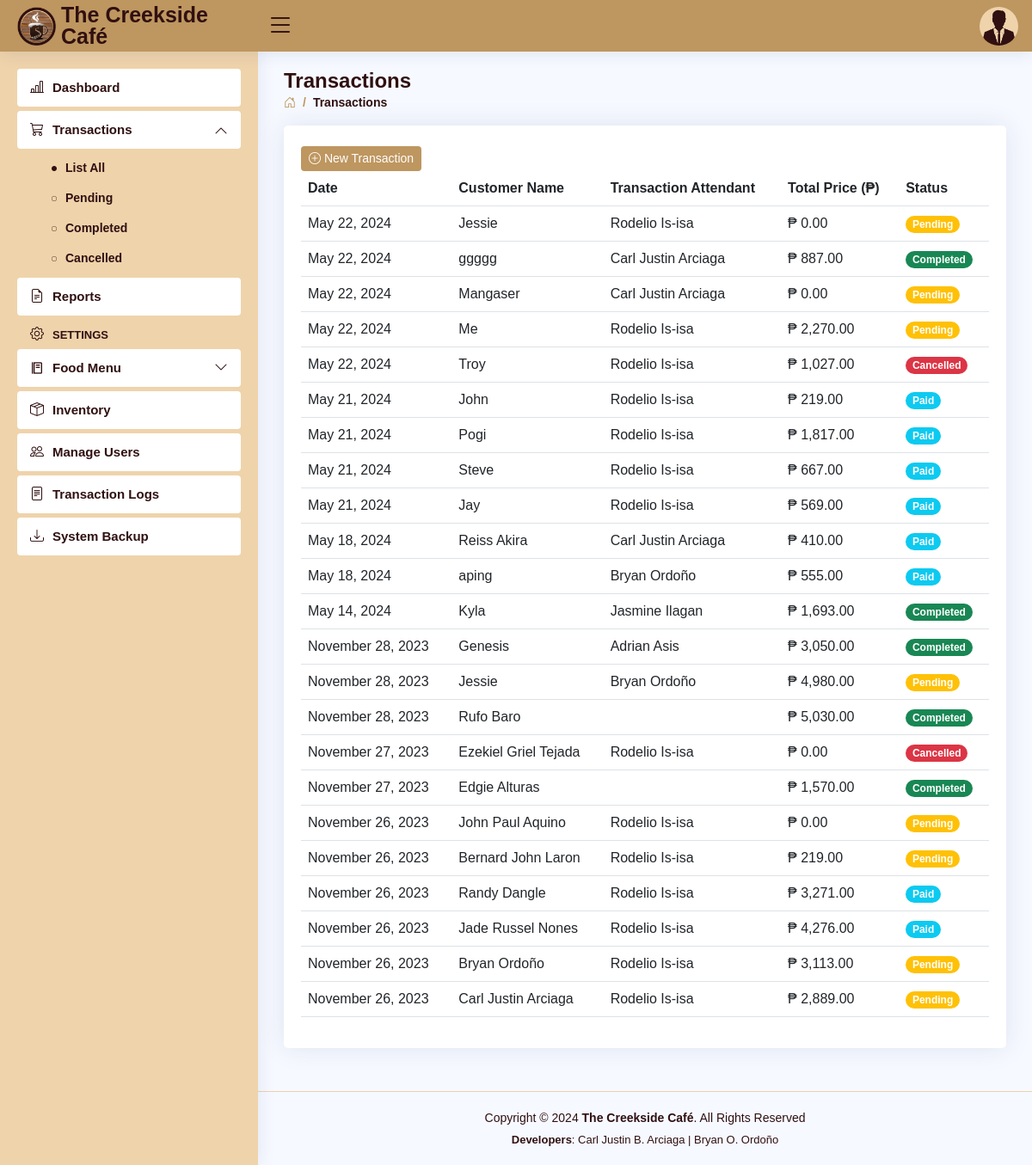
/transactions.php (signed in), run on an earlier commit of the app's database.
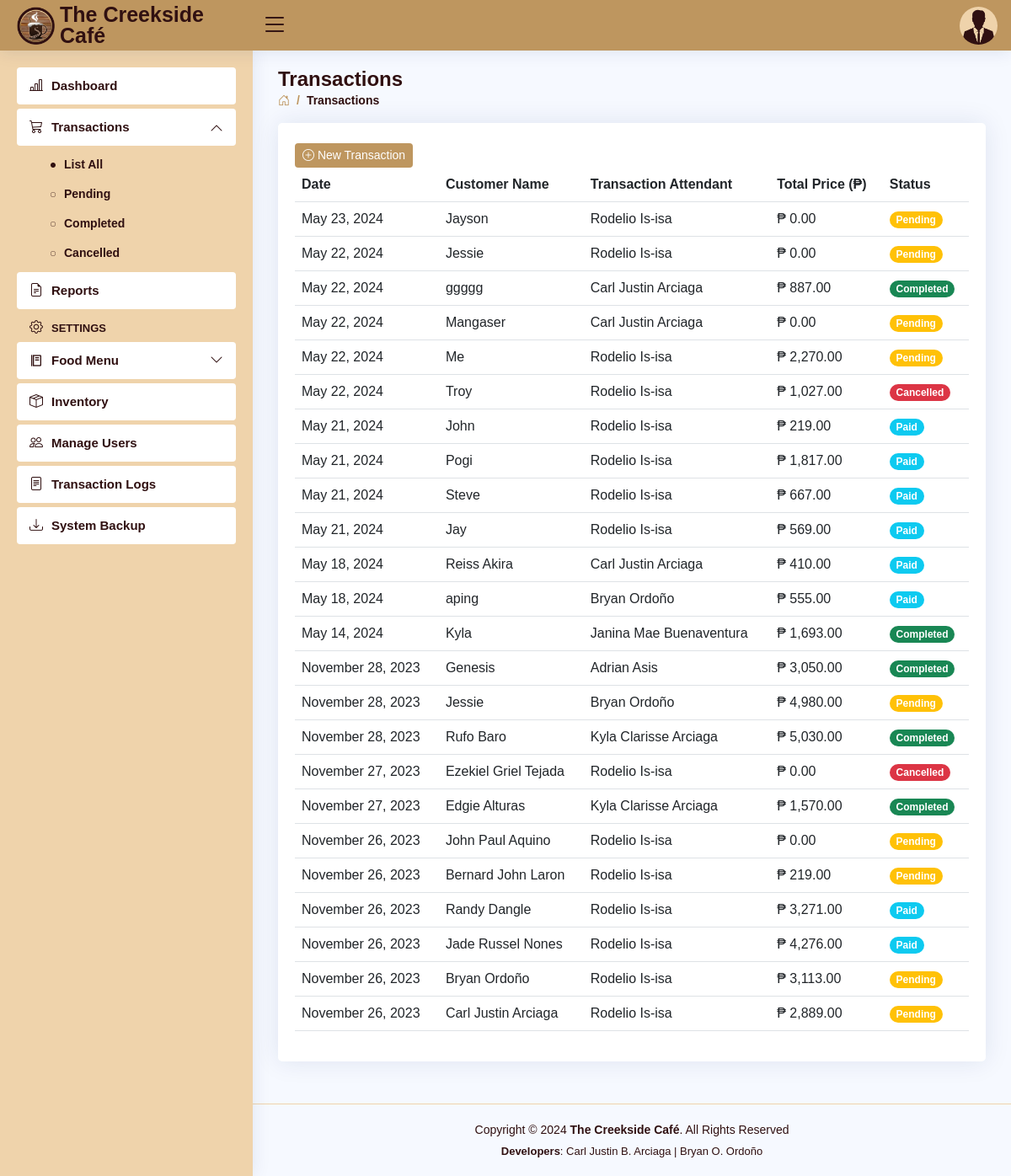
And on a later commit of the database.
### tables this page shows
CREATE TABLE `users` (
  `user_id` int(11) NOT NULL AUTO_INCREMENT,
  `role` varchar(5) DEFAULT NULL,
  `activity` varchar(11) NOT NULL DEFAULT 'Active',
  `fname` varchar(30) DEFAULT NULL,
  `mname` varchar(30) DEFAULT NULL,
  `lname` varchar(30) DEFAULT NULL,
  `bdate` date DEFAULT NULL,
  `sex` varchar(6) DEFAULT NULL,
  `province` varchar(15) DEFAULT NULL,
  `municipality` varchar(30) DEFAULT NULL,
  `barangay` varchar(30) DEFAULT NULL,
  `contact_no` varchar(11) DEFAULT NULL,
  `email` varchar(50) DEFAULT NULL,
  `username` varchar(50) DEFAULT NULL,
  `password` varchar(50) DEFAULT NULL,
  PRIMARY KEY (`user_id`)
);

CREATE TABLE `transactions` (
  `trans_id` int(11) NOT NULL AUTO_INCREMENT,
  `date` datetime NOT NULL DEFAULT current_timestamp(),
  `customer` varchar(30) NOT NULL,
  `total_price` decimal(10,2) NOT NULL,
  `user_id` int(11) NOT NULL,
  `status` varchar(11) NOT NULL,
  `delivery_method` varchar(20) DEFAULT NULL,
  `address` varchar(70) DEFAULT NULL,
  `delivery_date` date DEFAULT NULL,
  `date_paid` datetime NOT NULL,
  `date_delivered` datetime NOT NULL,
  `date_cancelled` datetime NOT NULL,
  PRIMARY KEY (`trans_id`)
);

### transactions.php (the view, shortened to what this page needs)
<!DOCTYPE html>
<html lang="en">
<head>
<?php
    include 'includes/links.php';
    include 'includes/header.php';
    include 'includes/sidebarAll.php';
 ?>
</head>
<body>
  <main id="main" class="main">
    <div class="pagetitle">
      <h1>Transactions</h1>
      <nav>
        <ol class="breadcrumb">
          <li class="breadcrumb-item"><a href="dashboard.php"><i class="bi bi-house-door"></i></a></li>
          <li class="breadcrumb-item active">Transactions</li>
        </ol>
      </nav>
    </div>
    <section class="section">
          <div class="card">
            <div class="card-body">
              <br>
              <button class="btn btn2 btn-sm" data-bs-toggle="modal" data-bs-target="#newTransaction"><i class="bi bi-plus-circle"></i> New Transaction</button>
              <table class="table table-hover datatable">
                <thead>
                  <tr>
                    <th scope="col">Date</th>
                    <th scope="col">Customer Name</th>
                    <th scope="col">Transaction Attendant</th>
                    <th scope="col">Total Price (₱)</th>
                    <th scope="col">Status</th>
                  </tr>
                </thead>
                <tbody>
  <?php
    include 'connection.php';
    $query = "SELECT transactions.*, concat(users.fname,' ',users.lname) as attendant FROM `transactions` LEFT JOIN `users` ON
     transactions.user_id = users.user_id ORDER BY date DESC";
    $result = $con->query($query);
    if ($result) {
      while ($row = $result->fetch_assoc()) {
        $customer = $row['customer'];
        $total_price = $row['total_price'];
        $attendant = $row['attendant'];
        $date = $row['date'];
        $status = $row['status'];?>
                  <tr>
                  <td><?php echo date('F j, Y', strtotime($date)); ?></td>
                    <td><?php echo $customer ?></td>
                    <td><?php echo $attendant ?></td>
                    <td>₱ <?php echo number_format($total_price, 2); ?></td>
            <?php if ($status === 'Completed') { ?>
                    <td><font class="badge bg-success rounded-pill"><b><?php echo $status ?></b></font></td>
            <?php
            } elseif ($status === 'Cancelled') { ?>
                    <td><font class="badge bg-danger rounded-pill"><b><?php echo $status ?></b></font></td>
            <?php
            } elseif ($status === 'Pending') { ?>
                    <td><font class="badge bg-warning rounded-pill"><b><?php echo $status ?></b></font></td>
            <?php
            } elseif ($status === 'Paid') { ?>
                    <td><font class="badge bg-info rounded-pill"><b><?php echo $status ?></b></font></td>
            <?php
            } ?>
                  </tr>
    <?php }
  } ?>
                </tbody>
              </table>
            </div>
          </div>
    </section>
  </main>
<?php include 'includes/footer.php'; ?>
</body>
</html>

### includes/header.php (shortened to what this page needs)
<header id="header" class="header fixed-top d-flex align-items-center">
  <div class="d-flex align-items-center justify-content-between">
    <a href="dashboard.php" class="logo d-flex align-items-center">
      <img src="assets/img/creekside.png" alt="">
      <span class="d-none d-lg-block">The Creekside Café</span>
    </a>
    <i class="bi bi-list toggle-sidebar-btn"></i>
  </div>
  <nav class="header-nav ms-auto">
  <?php
      include 'connection.php';
      $username = $_SESSION['username'];
      $query = "SELECT * FROM users WHERE username = '$username'";
      $result = $con->query($query);
      if ($result) {
        while ($row = $result->fetch_assoc()) {
          $sex = $row['sex'];
          ?>
    <ul class="d-flex align-items-center">
      <li class="nav-item dropdown pe-3">
        <a class="nav-link nav-profile d-flex align-items-center pe-0" href="#" data-bs-toggle="dropdown">
          <?php
            if ($sex === 'Male') {
                echo '<img src="assets/img/Male.png" alt="Profile" class="rounded-circle">';
            } elseif ($sex === 'Female') {
                echo '<img src="assets/img/Female.png" alt="Profile" class="rounded-circle">';
            }
          ?>
        </a>
  <?php
        }
      }
  ?>
      </li>
    </ul>
  </nav>
</header>

What changed in the data, as far as the page shows it:
added transactions: date "May 23, 2024", customer "Jayson", attendant "Rodelio Is-isa", total_price "0.00", status "Pending"
computed for transactions "May 14, 2024": attendant "Jasmine Ilagan" → "Janina Mae Buenaventura"
shown differently, row unchanged: transactions "Rufo Baro": attendant (not shown) → "Kyla Clarisse Arciaga"
shown differently, row unchanged: transactions "Edgie Alturas": attendant (not shown) → "Kyla Clarisse Arciaga"
